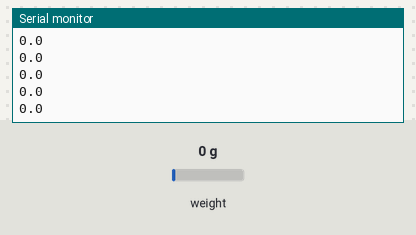
Simulated run of this sketch. Board: Arduino Uno, built with avr-gcc and run on an emulated ATmega328P. On the bench: the last lines printed to the serial monitor. The test bench sets the inputs (shaded band); at power-on: weight on the scale 0 g. Storage starts empty.

Above: at 2.2 s.
2.3 s: weight on the scale set to 100 g
At 2.66 s:
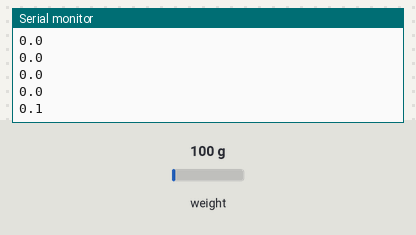
3.8 s: weight on the scale set to 1250 g
At 3.94 s:
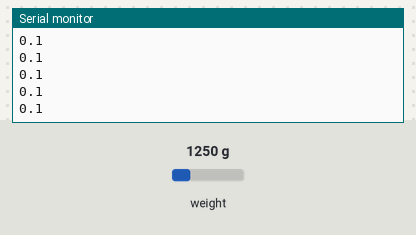
Timing chart, 0 to 6.8 s (numbered marks = the images above; inputs shaded):
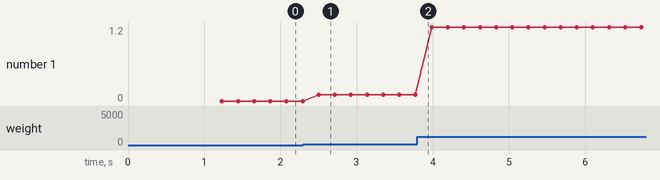

Measured:
- after the input at 2.3 s, the serial monitor: prints a new line after 0.20 s (image 1)
- plotted number 1: 0 → 0.1 after the input at 2.3 s, 0.1 → 1.2 after the input at 3.8 s

The sketch:

Rocket_Test_Stand_Datalogging.ino
```cpp
/*
 The circuit:
 * SD card attached to SPI bus as follows:
 ** MOSI - pin 11
 ** MISO - pin 12
 ** CLK - pin 13
 ** CS - pin 4 (for MKRZero SD: SDCARD_SS_PIN)
 */
#include <HX711.h> //This library can be obtained here http://librarymanager/All#Avia_HX711
#include <SPI.h>
#include <SD.h>

#define calibration_factor 8980 //This value is obtained using the SparkFun_HX711_Calibration sketch
#define LOADCELL_DOUT_PIN  3
#define LOADCELL_SCK_PIN  2
HX711 scale;
const int chipSelect = 4;

void setup() {
  // Open serial communications and wait for port to open:
  Serial.begin(19200);
  Serial.println("Load Cell Datalogging");
  while (!Serial) {
    ; // wait for serial port to connect. Needed for native USB port only
  }


  Serial.print("Initializing SD card...");

  // see if the card is present and can be initialized:
  if (!SD.begin(chipSelect)) {
    Serial.println("Card failed, or not present");
    // don't do anything more:
    while (1);
  }
  Serial.println("card initialized.");
  scale.begin(LOADCELL_DOUT_PIN, LOADCELL_SCK_PIN);
  scale.set_scale(calibration_factor); //This value is obtained by using the SparkFun_HX711_Calibration sketch
  scale.tare();  //Assuming there is no weight on the scale at start up, reset the scale to 0
  Serial.println("Readings:");
}

void loop() {
  File dataFile = SD.open("datalog.txt", FILE_WRITE);


  // if the file is available, write to it:
  if (dataFile) {
    +
    dataFile.print(scale.get_units(),1); //scale.get_units() returns a float
    dataFile.print(" ");
    dataFile.println(millis());
    dataFile.close();
    // print to the serial port too:
    Serial.println(scale.get_units(), 1); //scale.get_units() returns a float
  }
}
```
